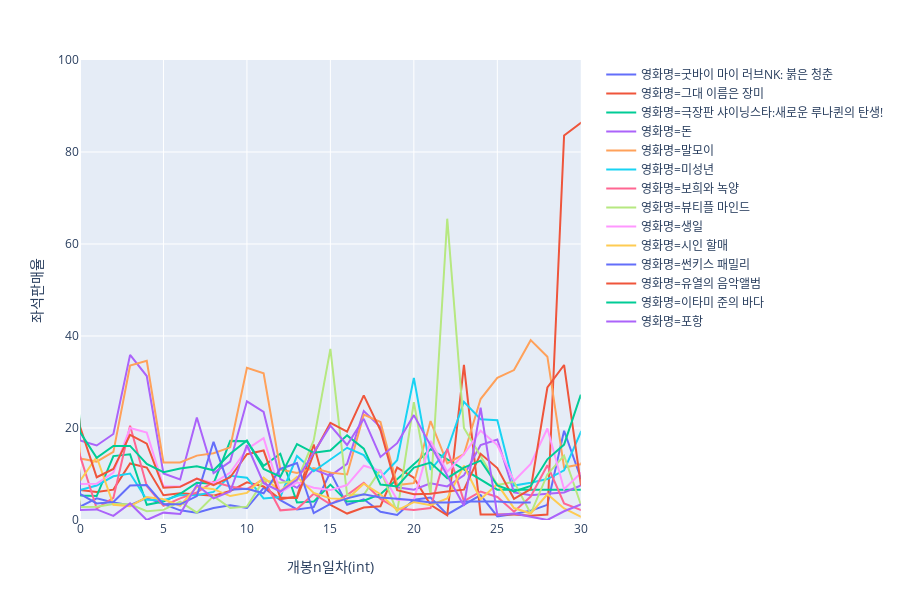

Write notebook code for a chart like this one.
### Code cell
# 2019년 개봉작 F-2 좌석판매율 변화
px.line(f2_2019, x='개봉n일차(int)', y='좌석판매율', color='영화명', range_x=[0,30], range_y=[0,100])

### Figure 1 — Plotly figure (JSON) as saved in the notebook; plotly's stock layout.template omitted (floating-point values rounded to 4 significant figures)
{"data": [{"hoverlabel": {"namelength": 0}, "hovertemplate": "영화명=굿바이 마이 러브NK: 붉은 청춘<br>개봉n일차(int)=%{x}<br>좌석판매율=%{y}", "legendgroup": "영화명=굿바이 마이 러브NK: 붉은 청춘", "line": {"color": "#636efa", "dash": "solid"}, "mode": "lines", "name": "영화명=굿바이 마이 러브NK: 붉은 청춘", "showlegend": true, "type": "scatter", "x": [-515, -513, -512, -452, -325, -323, -257, -255, -15, -13, -9, 0, 1, 2, 3, 4, 5, 6, 7, 8, 9, 10, 11, 12, 13, 14, 15, 16, 17, 18, 19, 20, 21, 22, 24, 25, 26, 27, 28, 29, 30, 33, 34, 35, 36, 37, 38, 39, 40, 41, 43, 46, 48], "xaxis": "x", "y": [29.6, 8.5, 5.5, 35.2, 2.5, 4.8, 1.9, 1.9, 100, 100, 100, 2.9, 4.7, 3.8, 3.2, 4.8, 3.5, 2.1, 1.6, 2.6, 3.2, 2.6, 7, 4.3, 2.3, 2.8, 10.4, 3.3, 4.5, 1.8, 1.1, 4.4, 4.9, 1.2, 5.4, 0.8, 1.3, 2, 3.3, 19.4, 9.1, 1.8, 0.7, 1.7, 1, 1.4, 1.6, 1.2, 1.1, 1, 1.4, 1, 3.3], "yaxis": "y"}, {"hoverlabel": {"namelength": 0}, "hovertemplate": "영화명=그대 이름은 장미<br>개봉n일차(int)=%{x}<br>좌석판매율=%{y}", "legendgroup": "영화명=그대 이름은 장미", "line": {"color": "#EF553B", "dash": "solid"}, "mode": "lines", "name": "영화명=그대 이름은 장미", "showlegend": true, "type": "scatter", "x": [-19, -14, -13, -9, -8, -7, -6, -5, -2, -1, 0, 1, 2, 3, 4, 5, 6, 7, 8, 9, 10, 11, 12, 13, 14, 15, 16, 17, 18, 19, 20, 21, 22, 23, 24, 25, 26, 27, 28, 29, 35, 39, 59, 68, 70, 84, 114], "xaxis": "x", "y": [100, 87, 95.6, 66.5, 100, 100, 97.3, 100.1, 19.9, 95.4, 6.5, 6.1, 6.6, 12.3, 11.4, 5.4, 5.8, 5.6, 5.3, 6.3, 8.2, 7.3, 4.5, 5.1, 16.4, 3.3, 1.4, 2.7, 3, 11.4, 9.2, 3.3, 1, 33.7, 1.2, 1.2, 1.2, 0.9, 1.2, 83.6, 100, 100, 100, 98.2, 100, 100, 81.1], "yaxis": "y"}, {"hoverlabel": {"namelength": 0}, "hovertemplate": "영화명=극장판 샤이닝스타:새로운 루나퀸의 탄생!<br>개봉n일차(int)=%{x}<br>좌석판매율=%{y}", "legendgroup": "영화명=극장판 샤이닝스타:새로운 루나퀸의 탄생!", "line": {"color": "#00cc96", "dash": "solid"}, "mode": "lines", "name": "영화명=극장판 샤이닝스타:새로운 루나퀸의 탄생!", "showlegend": true, "type": "scatter", "x": [-10, -7, -5, -3, -1, 0, 1, 2, 3, 4, 5, 6, 7, 8, 9, 10, 11, 12, 13, 14, 15, 16, 17, 18, 21, 25, 32, 35], "xaxis": "x", "y": [100, 100, 48.7, 100, 100, 5.3, 5.2, 13.9, 14.3, 3.3, 4, 5.7, 8.1, 7.9, 17.2, 17.1, 11.8, 14.4, 3.8, 4, 7.7, 4, 4.2, 5.6, 15.4, 6.6, 6.6, 9.9], "yaxis": "y"}, {"hoverlabel": {"namelength": 0}, "hovertemplate": "영화명=돈<br>개봉n일차(int)=%{x}<br>좌석판매율=%{y}", "legendgroup": "영화명=돈", "line": {"color": "#ab63fa", "dash": "solid"}, "mode": "lines", "name": "영화명=돈", "showlegend": true, "type": "scatter", "x": [-940, -939, -938, -608, -607, -606, -470, -469, -14, -13, -9, -8, -7, -6, -5, -4, -3, -2, -1, 0, 1, 2, 3, 4, 5, 6, 7, 8, 9, 10, 11, 12, 13, 14, 15, 16, 17, 18, 19, 20, 21, 22, 23, 24, 25, 26, 27, 28, 29, 30, 31, 32, 33, 34, 35, 36, 37, 38, 39, 40, 41, 42, 44, 227], "xaxis": "x", "y": [29.6, 23.5, 32.5, 17.9, 15.3, 6.3, 24.3, 44.2, 100, 100.2, 100, 99.9, 100, 80.6, 100, 49.5, 52.6, 97.8, 81.7, 17.3, 16.2, 18.7, 35.9, 31.3, 10.1, 8.8, 22.3, 10.2, 12.7, 25.8, 23.5, 8.9, 7, 11, 9.6, 12.2, 23.7, 20.2, 7.1, 6.6, 8, 7.3, 9.7, 16.3, 17.5, 6, 5.4, 5.7, 6, 7.5, 12.8, 11, 4.5, 4.3, 8.5, 5, 10.3, 7.5, 8.6, 4, 8, 8, 2.2, 98.9], "yaxis": "y"}, {"hoverlabel": {"namelength": 0}, "hovertemplate": "영화명=말모이<br>개봉n일차(int)=%{x}<br>좌석판매율=%{y}", "legendgroup": "영화명=말모이", "line": {"color": "#FFA15A", "dash": "solid"}, "mode": "lines", "name": "영화명=말모이", "showlegend": true, "type": "scatter", "x": [-43, -23, -22, -21, -20, -19, -18, -13, -12, -11, -10, -9, -7, -6, -5, -4, -3, -2, -1, 0, 1, 2, 3, 4, 5, 6, 7, 8, 9, 10, 11, 12, 13, 14, 15, 16, 17, 18, 19, 20, 21, 22, 23, 24, 25, 26, 27, 28, 29, 30, 31, 32, 33, 34, 35, 36, 37, 38, 39, 40, 41, 42, 43, 44, 45, 46, 47, 48, 49, 51, 53, 56, 60, 62, 64, 65, 66, 67, 70, 72, 74, 77, 80, 84, 94, 99, 125, 134, 147, 153, 176, 182, 286, 296, 298], "xaxis": "x", "y": [1.7, 100, 98.9, 98.3, 99.3, 100, 100, 99.3, 100, 100, 100, 100, 84.7, 57.1, 99.9, 37.5, 42.5, 91.7, 95, 13.4, 12.7, 14.8, 33.6, 34.6, 12.5, 12.5, 14, 14.5, 15.8, 33.1, 31.9, 11, 10.2, 11.3, 10.3, 9.9, 22.9, 21.3, 7.6, 8, 21.5, 12.3, 14.3, 26.3, 30.9, 32.6, 39.1, 35.5, 11.4, 12.1, 18.9, 16.7, 8.1, 7.9, 24.8, 25.1, 20.3, 24.2, 17.5, 12.8, 23.8, 42.1, 33.6, 28.9, 26.6, 64.8, 23.9, 6.2, 22.3, 61.3, 81.3, 2.5, 10, 2.5, 40, 100, 100, 5, 98.2, 100, 100, 100, 100, 86.2, 100, 100, 59.2, 83.9, 72.3, 78, 57, 100, 76, 100, 100], "yaxis": "y"}, {"hoverlabel": {"namelength": 0}, "hovertemplate": "영화명=미성년<br>개봉n일차(int)=%{x}<br>좌석판매율=%{y}", "legendgroup": "영화명=미성년", "line": {"color": "#19d3f3", "dash": "solid"}, "mode": "lines", "name": "영화명=미성년", "showlegend": true, "type": "scatter", "x": [-846, -845, -844, -843, -842, -10, -9, -7, -6, -3, -1, 0, 1, 2, 3, 4, 5, 6, 7, 8, 9, 10, 11, 12, 13, 14, 15, 16, 17, 18, 19, 20, 21, 22, 23, 24, 25, 26, 27, 28, 29, 30, 31, 32, 33, 34, 35, 36, 37, 38, 39, 40, 41, 42, 43, 44, 45, 46, 47, 48], "xaxis": "x", "y": [0, 5.7, 5.7, 4.7, 8.6, 98.5, 18.7, 75, 60.4, 22.3, 3.9, 6.5, 7.5, 9.5, 10.1, 4.4, 4.3, 5.4, 5.4, 6.1, 9.6, 9.2, 4.7, 5, 13.9, 10.6, 13.1, 15.7, 14.1, 9.2, 13, 30.9, 10.9, 15.2, 25.7, 21.9, 21.7, 7.5, 8.1, 8.9, 10.8, 19.1, 15.7, 7.8, 7.1, 9.4, 8.8, 7.3, 11.4, 8.1, 6.3, 17.8, 6.9, 17.7, 12.2, 8.1, 7, 8.6, 9.7, 4.3], "yaxis": "y"}, {"hoverlabel": {"namelength": 0}, "hovertemplate": "영화명=보희와 녹양<br>개봉n일차(int)=%{x}<br>좌석판매율=%{y}", "legendgroup": "영화명=보희와 녹양", "line": {"color": "#FF6692", "dash": "solid"}, "mode": "lines", "name": "영화명=보희와 녹양", "showlegend": true, "type": "scatter", "x": [-179, -177, -175, -8, -6, 0, 1, 2, 3, 4, 5, 6, 7, 8, 9, 10, 11, 12, 13, 14, 15, 16, 17, 18, 19, 20, 21, 22, 23, 24, 25, 26, 27, 28, 29, 30, 31, 32, 33, 34, 35, 36, 37, 38, 39, 40, 41, 42, 43, 44, 45, 46, 47, 48, 49, 50, 51, 52, 53, 54, 55, 56, 57, 58, 59, 60, 61, 62, 63, 64, 65, 67, 68, 69, 70, 73, 76, 77, 81, 83, 86, 90, 92, 93], "xaxis": "x", "y": [35.6, 68.5, 48.9, 73.9, 100, 14, 2.5, 4.8, 20.5, 7.4, 3.1, 4.7, 6, 8.3, 7.3, 6.7, 8.9, 2.1, 2.4, 5.7, 3.4, 5.4, 8.1, 4.6, 2.5, 2.2, 2.6, 15.5, 4.1, 6.2, 5, 1.8, 5.1, 11.9, 3.6, 2.2, 3.5, 5.6, 6.6, 2.7, 3, 1.9, 2.6, 4.9, 6.9, 2.7, 16.1, 1.7, 20.1, 19, 3.2, 3.4, 4.2, 25.8, 20.3, 3.7, 41, 6.4, 3.1, 2.7, 3.3, 12.5, 3.5, 4.6, 7.8, 12.1, 2.4, 6.6, 8.4, 5.4, 6.5, 13, 10.4, 7.8, 12.2, 9.1, 10.8, 6.5, 9.1, 4.6, 18.2, 0, 1.3, 62.3], "yaxis": "y"}, {"hoverlabel": {"namelength": 0}, "hovertemplate": "영화명=뷰티플 마인드<br>개봉n일차(int)=%{x}<br>좌석판매율=%{y}", "legendgroup": "영화명=뷰티플 마인드", "line": {"color": "#B6E880", "dash": "solid"}, "mode": "lines", "name": "영화명=뷰티플 마인드", "showlegend": true, "type": "scatter", "x": [-136, -133, -15, -9, -2, 0, 1, 2, 3, 4, 5, 6, 7, 8, 9, 10, 11, 12, 13, 14, 15, 16, 17, 18, 19, 20, 21, 22, 23, 24, 25, 26, 27, 28, 29, 30, 32, 33, 34, 35, 36, 37, 39, 41, 82], "xaxis": "x", "y": [44.4, 56.5, 100, 100, 100, 2.8, 2.9, 3.5, 3.4, 1.9, 2.2, 4, 1.6, 5.2, 2.6, 2.9, 8.6, 8.1, 8.5, 17.3, 37.2, 5.5, 5.5, 10.9, 1.7, 25.6, 5.6, 65.5, 20, 13.9, 7.6, 8.3, 1.4, 9.9, 14, 3.4, 3.2, 1.7, 1.3, 1.1, 15.8, 23.3, 5.5, 1.1, 0], "yaxis": "y"}, {"hoverlabel": {"namelength": 0}, "hovertemplate": "영화명=생일<br>개봉n일차(int)=%{x}<br>좌석판매율=%{y}", "legendgroup": "영화명=생일", "line": {"color": "#FF97FF", "dash": "solid"}, "mode": "lines", "name": "영화명=생일", "showlegend": true, "type": "scatter", "x": [-77, -28, -21, -19, -16, -15, -14, -13, -9, -8, -7, -6, -5, -4, 0, 1, 2, 3, 4, 5, 6, 7, 8, 9, 10, 11, 12, 13, 14, 15, 16, 17, 18, 19, 20, 21, 22, 23, 24, 25, 26, 27, 28, 29, 30, 31, 32, 33, 34, 35, 36, 37, 38, 39, 40, 41, 42, 43, 44, 45, 46, 47, 48, 49, 50, 51, 52, 53, 54, 55, 57, 58, 72, 103, 106, 108, 135], "xaxis": "x", "y": [100, 75.1, 100, 100, 99.3, 97.1, 100, 100, 98.1, 100, 100, 100, 100, 100, 7.8, 7.9, 10.3, 20, 19, 7.3, 7.3, 9, 8, 10.3, 15.4, 17.8, 6, 8.2, 7, 6.5, 7.6, 11.8, 10.7, 4.4, 4.4, 17.2, 10.5, 14.3, 19.4, 16.3, 8.5, 12.2, 19.9, 6.7, 10.2, 12.3, 12.2, 11.6, 6.9, 3.3, 13.1, 9.6, 6.2, 3.9, 1.6, 7.4, 48.9, 24.4, 25.5, 0.6, 2.2, 0.7, 1.5, 56.8, 100, 100, 77.6, 96.3, 0.9, 0.9, 1, 0.9, 61.4, 75.9, 48.8, 93.8, 100], "yaxis": "y"}, {"hoverlabel": {"namelength": 0}, "hovertemplate": "영화명=시인 할매<br>개봉n일차(int)=%{x}<br>좌석판매율=%{y}", "legendgroup": "영화명=시인 할매", "line": {"color": "#FECB52", "dash": "solid"}, "mode": "lines", "name": "영화명=시인 할매", "showlegend": true, "type": "scatter", "x": [-83, -7, -6, -5, -4, 0, 1, 2, 3, 4, 5, 6, 7, 8, 9, 10, 11, 12, 13, 14, 15, 16, 17, 18, 19, 20, 21, 22, 23, 24, 25, 26, 27, 28, 29, 30, 31, 32, 33, 34, 35, 36, 37, 38, 39, 40, 41, 45, 47, 48, 49, 53, 55, 80, 112, 227, 233, 234, 241, 244, 248, 251, 253, 255, 261, 265, 266], "xaxis": "x", "y": [90.9, 100, 100, 99.4, 100, 8.5, 13.7, 3.3, 3, 5, 4.5, 3.1, 7.2, 6.7, 5.2, 5.9, 9.2, 6.3, 9.4, 5.9, 4.7, 4.5, 7.9, 5.6, 2.1, 3.9, 3.2, 4.7, 11.8, 4.5, 7.8, 2.6, 1.4, 5.6, 2.5, 0.7, 1.7, 7.3, 2, 0.7, 2.4, 2.4, 0.8, 0, 3, 8, 0.8, 14.3, 2.9, 1.9, 1.3, 11.4, 1, 25.7, 63.6, 100, 63.7, 100, 100, 90.2, 100, 15.8, 96.8, 100, 80.5, 77.6, 100], "yaxis": "y"}, {"hoverlabel": {"namelength": 0}, "hovertemplate": "영화명=썬키스 패밀리<br>개봉n일차(int)=%{x}<br>좌석판매율=%{y}", "legendgroup": "영화명=썬키스 패밀리", "line": {"color": "#636efa", "dash": "solid"}, "mode": "lines", "name": "영화명=썬키스 패밀리", "showlegend": true, "type": "scatter", "x": [-10, -8, -1, 0, 1, 2, 3, 4, 5, 6, 7, 8, 9, 10, 11, 12, 13, 14, 15, 16, 17, 18, 19, 20, 21, 22, 23, 24, 25, 26, 27], "xaxis": "x", "y": [98.2, 99.5, 100, 5.7, 3.6, 3.9, 7.5, 7.6, 3.4, 3.4, 5.2, 17, 6.6, 6.8, 5.8, 11.1, 12.4, 1.5, 3.5, 4.7, 5.6, 4.9, 4.6, 4.3, 3.8, 3.8, 4, 4, 4, 3.8, 3.8], "yaxis": "y"}, {"hoverlabel": {"namelength": 0}, "hovertemplate": "영화명=유열의 음악앨범<br>개봉n일차(int)=%{x}<br>좌석판매율=%{y}", "legendgroup": "영화명=유열의 음악앨범", "line": {"color": "#EF553B", "dash": "solid"}, "mode": "lines", "name": "영화명=유열의 음악앨범", "showlegend": true, "type": "scatter", "x": [-14, -8, -7, -6, -4, -3, -2, -1, 0, 1, 2, 3, 4, 5, 6, 7, 8, 9, 10, 11, 12, 13, 14, 15, 16, 17, 18, 19, 20, 21, 22, 23, 24, 25, 26, 27, 28, 29, 30, 31, 32, 33, 34, 35, 36, 37, 38, 39, 40, 41, 42, 43, 44, 45, 46, 47, 53], "xaxis": "x", "y": [100, 99.2, 96.8, 99.2, 86.7, 84.6, 100, 54.9, 20.3, 9.3, 11.1, 18.5, 16.6, 7, 7.2, 9, 7.6, 9.3, 14.3, 15.1, 4.9, 4.8, 14.4, 21.1, 19.2, 27.1, 19.5, 6.5, 5.6, 5.7, 6.2, 6.6, 14.4, 11.3, 4.6, 6.7, 28.8, 33.7, 7.8, 10.5, 12, 22.3, 4.8, 3.7, 20.9, 14, 18.7, 12.4, 3.5, 21.6, 20.5, 11, 11.7, 13, 10, 9.7, 100], "yaxis": "y"}, {"hoverlabel": {"namelength": 0}, "hovertemplate": "영화명=이타미 준의 바다<br>개봉n일차(int)=%{x}<br>좌석판매율=%{y}", "legendgroup": "영화명=이타미 준의 바다", "line": {"color": "#00cc96", "dash": "solid"}, "mode": "lines", "name": "영화명=이타미 준의 바다", "showlegend": true, "type": "scatter", "x": [-29, -14, -7, -4, -2, -1, 0, 1, 2, 3, 4, 5, 6, 7, 8, 9, 10, 11, 12, 13, 14, 15, 16, 17, 18, 19, 20, 21, 22, 23, 24, 25, 26, 27, 28, 29, 30, 31, 32, 33, 34, 35, 36, 37, 38, 39, 40, 41, 42, 43, 45, 46, 47, 48, 49, 50, 53, 54, 55, 58, 60, 61, 62, 66, 82], "xaxis": "x", "y": [0, 68.5, 64.9, 98.6, 97.3, 86.9, 19.1, 13.5, 16.1, 16.1, 12.2, 10.4, 11.2, 11.7, 10.8, 14.4, 17.3, 11.1, 9.4, 16.5, 14.6, 15.1, 18.4, 15.5, 7.7, 7.3, 11.4, 12.5, 9.1, 11.4, 12.9, 7.5, 6.2, 7.4, 13.2, 16.4, 27.2, 13.6, 17.2, 3.7, 6.3, 14, 4.1, 14.2, 12.5, 6.1, 5, 11.3, 1.9, 8.3, 10, 10.5, 10.3, 9.4, 18.5, 1.9, 5.7, 6.2, 9.3, 9.6, 7.7, 1.9, 11.5, 91.1, 0], "yaxis": "y"}, {"hoverlabel": {"namelength": 0}, "hovertemplate": "영화명=포항<br>개봉n일차(int)=%{x}<br>좌석판매율=%{y}", "legendgroup": "영화명=포항", "line": {"color": "#ab63fa", "dash": "solid"}, "mode": "lines", "name": "영화명=포항", "showlegend": true, "type": "scatter", "x": [-7, -2, -1, 0, 1, 2, 3, 4, 5, 6, 7, 8, 9, 10, 11, 12, 13, 14, 15, 16, 17, 18, 19, 20, 23, 24, 25, 26, 28, 29, 33, 37, 42, 43, 45, 50], "xaxis": "x", "y": [100, 0, 38.9, 2.2, 2.3, 0.9, 3.6, 0, 1.6, 1.3, 7.6, 4.7, 6.2, 16.3, 8, 6.2, 8.8, 14.8, 20.5, 16.3, 22, 13.7, 16.7, 22.8, 3.1, 24.4, 1.1, 1.4, 0, 1.9, 7.8, 0.8, 0.4, 0.4, 0.4, 1.9], "yaxis": "y"}], "layout": {"height": 600, "legend": {"tracegroupgap": 0}, "margin": {"t": 60}, "xaxis": {"anchor": "y", "domain": [0, 0.98], "range": [0, 30], "title": {"text": "개봉n일차(int)"}}, "yaxis": {"anchor": "x", "domain": [0, 1], "range": [0, 100], "title": {"text": "좌석판매율"}}}}
